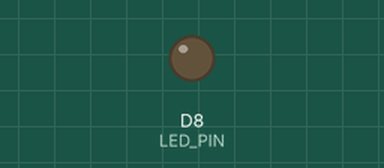
This sketch was run on a simulated ESP8266 (NodeMCU). Parts: output pins drawn as LEDs (lit = HIGH). Random numbers use the default seed unless the sketch sets one; what the sketch prints to the serial monitor is not drawn.

Above: at 0.15 s.
At 39.3 s:
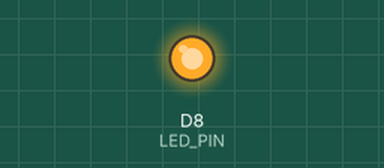
Timing chart, 0 to 40.0 s (numbered marks = the images above):
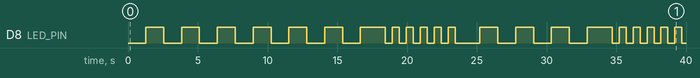

Measured:
- by itself, D8 (LED_PIN): LOW → HIGH at 1.3 s, → LOW 1.3 s later, → HIGH 1.3 s later, → LOW 1.3 s later, … (42 changes in this stretch)

The sketch:

EspGarland.ino
```cpp
#include "ESP8266WiFi.h"
#include "ESP8266mDNS.h"
#include "WiFiUdp.h"
#include "NTPClient.h"
#include "ArduinoOTA.h"

//typedef void (*blink_func)();
void (*effects[3])(void) = {&blink1, &blink2, blink3};

#define LED_PIN D8

unsigned int blinkTicksLeft = 0;
unsigned int blinkIdx = 0;

void setup() {
  pinMode(LED_PIN, OUTPUT);

  Serial.begin(9600);
  Serial.println("Booting");

  // Setup WiFi Access Point
  IPAddress apIP(192, 168, 4, 1);
  WiFi.setSleepMode(WIFI_NONE_SLEEP);
  WiFi.mode(WIFI_AP);
  WiFi.softAPConfig(apIP, apIP, IPAddress(255, 255, 255, 0));

  while (!WiFi.softAP("EspGarland", "12345678")) {
    Serial.println("Connection Failed! Rebooting after 2 sec...");
    delay(2000);
    ESP.restart();
  }

  MDNS.begin("esp-garland");

  ArduinoOTA.setHostname("esp-garland");

  ArduinoOTA.onStart([]() {
    Serial.println("Start");
  });
  ArduinoOTA.onEnd([]() {
    Serial.println("\nEnd");
  });
  ArduinoOTA.onProgress([](unsigned int progress, unsigned int total) {
    Serial.printf("Progress: %u%%\r", (progress / (total / 100)));
  });
  ArduinoOTA.onError([](ota_error_t error) {
    Serial.printf("Error[%u]: ", error);
    if (error == OTA_AUTH_ERROR) Serial.println("Auth Failed");
    else if (error == OTA_BEGIN_ERROR) Serial.println("Begin Failed");
    else if (error == OTA_CONNECT_ERROR) Serial.println("Connect Failed");
    else if (error == OTA_RECEIVE_ERROR) Serial.println("Receive Failed");
    else if (error == OTA_END_ERROR) Serial.println("End Failed");
  });
  ArduinoOTA.begin();

  Serial.println("Ready");
}

void loop() {
  ArduinoOTA.handle();

  random_blink();
}

void random_blink() {
  if (blinkTicksLeft <= 0) {
    blinkIdx = random(0, 2);
    blinkTicksLeft = random(3, 5);
  }

  effects[blinkIdx]();

  //Serial.println("Tick!");

  blinkTicksLeft--;
}


// ============= EFFECTS =============

void blink1() {
  // Switch lights ON
  digitalWrite(LED_PIN, HIGH);
  // Wait for 500 ms
  delay(500);
  // Switch lights OFF
  digitalWrite(LED_PIN, LOW);
  delay(500);
}

void blink2() {
  // Animate LED brightness UP from 0 to 255 (MAX)
  for (int i=0; i<=255; i++) {
    // Set led brightness (0...255)
    analogWrite(LED_PIN, i);
    // Wait for 5 ms
    delay(5);
  }

  // Animate LED brightness DOWN from 255 to 0
  for (int i=255; i>=0; i--) {
    analogWrite(LED_PIN, i);
    delay(5);
  }
}

void blink3() {
  // Let's randomize some stuff
  unsigned int blinkInterval = random(200, 1000);
  digitalWrite(LED_PIN, HIGH);
  delay(blinkInterval / 2);
  digitalWrite(LED_PIN, LOW);
  delay(blinkInterval / 2);
}
```
